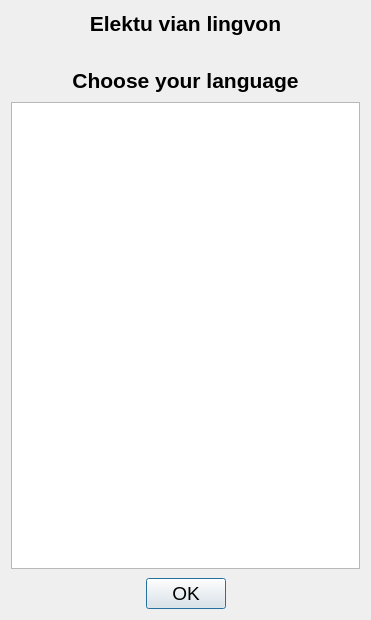
<?xml version="1.0" encoding="UTF-8"?>
<ui version="4.0">
 <class>lingvoelekto</class>
 <widget class="QDialog" name="lingvoelekto">
  <property name="geometry">
   <rect>
    <x>0</x>
    <y>0</y>
    <width>371</width>
    <height>620</height>
   </rect>
  </property>
  <property name="sizePolicy">
   <sizepolicy hsizetype="Preferred" vsizetype="Expanding">
    <horstretch>0</horstretch>
    <verstretch>0</verstretch>
   </sizepolicy>
  </property>
  <property name="windowTitle">
   <string>Dialog</string>
  </property>
  <layout class="QVBoxLayout" name="verticalLayout" stretch="0,1,0">
   <property name="spacing">
    <number>9</number>
   </property>
   <item>
    <layout class="QVBoxLayout" name="verticalLayout_2">
     <item>
      <widget class="QLabel" name="label">
       <property name="font">
        <font>
         <pointsize>16</pointsize>
         <weight>75</weight>
         <bold>true</bold>
        </font>
       </property>
       <property name="text">
        <string>Elektu vian lingvon</string>
       </property>
       <property name="alignment">
        <set>Qt::AlignCenter</set>
       </property>
      </widget>
     </item>
     <item>
      <widget class="QLabel" name="label_2">
       <property name="sizePolicy">
        <sizepolicy hsizetype="Preferred" vsizetype="Preferred">
         <horstretch>0</horstretch>
         <verstretch>0</verstretch>
        </sizepolicy>
       </property>
       <property name="text">
        <string notr="true"/>
       </property>
       <property name="pixmap">
        <pixmap resource="ikonoj.qrc">:/ikonoj/traduko2.png</pixmap>
       </property>
       <property name="alignment">
        <set>Qt::AlignCenter</set>
       </property>
      </widget>
     </item>
     <item>
      <widget class="QLabel" name="label_3">
       <property name="font">
        <font>
         <pointsize>16</pointsize>
         <weight>75</weight>
         <bold>true</bold>
        </font>
       </property>
       <property name="text">
        <string>Choose your language</string>
       </property>
       <property name="alignment">
        <set>Qt::AlignCenter</set>
       </property>
      </widget>
     </item>
    </layout>
   </item>
   <item>
    <widget class="QListWidget" name="Lingvo">
     <property name="font">
      <font>
       <pointsize>14</pointsize>
       <weight>75</weight>
       <bold>true</bold>
      </font>
     </property>
     <property name="styleSheet">
      <string notr="true">QScrollBar:vertical, QScrollBar:horizontal  { width: 20px;}
QListWidget::item { margin-top: 5px; margin-bottom: 5px;}</string>
     </property>
     <property name="alternatingRowColors">
      <bool>true</bool>
     </property>
     <property name="resizeMode">
      <enum>QListView::Adjust</enum>
     </property>
     <property name="selectionRectVisible">
      <bool>true</bool>
     </property>
    </widget>
   </item>
   <item>
    <layout class="QHBoxLayout" name="horizontalLayout_2">
     <item>
      <spacer name="horizontalSpacer">
       <property name="orientation">
        <enum>Qt::Horizontal</enum>
       </property>
       <property name="sizeHint" stdset="0">
        <size>
         <width>40</width>
         <height>20</height>
        </size>
       </property>
      </spacer>
     </item>
     <item>
      <widget class="QPushButton" name="pushButton">
       <property name="sizePolicy">
        <sizepolicy hsizetype="Preferred" vsizetype="Preferred">
         <horstretch>0</horstretch>
         <verstretch>0</verstretch>
        </sizepolicy>
       </property>
       <property name="font">
        <font>
         <pointsize>14</pointsize>
        </font>
       </property>
       <property name="text">
        <string notr="true">OK</string>
       </property>
       <property name="iconSize">
        <size>
         <width>32</width>
         <height>32</height>
        </size>
       </property>
      </widget>
     </item>
     <item>
      <spacer name="horizontalSpacer_2">
       <property name="orientation">
        <enum>Qt::Horizontal</enum>
       </property>
       <property name="sizeHint" stdset="0">
        <size>
         <width>40</width>
         <height>20</height>
        </size>
       </property>
      </spacer>
     </item>
    </layout>
   </item>
  </layout>
 </widget>
 <resources>
  <include location="ikonoj.qrc"/>
 </resources>
 <connections/>
</ui>
